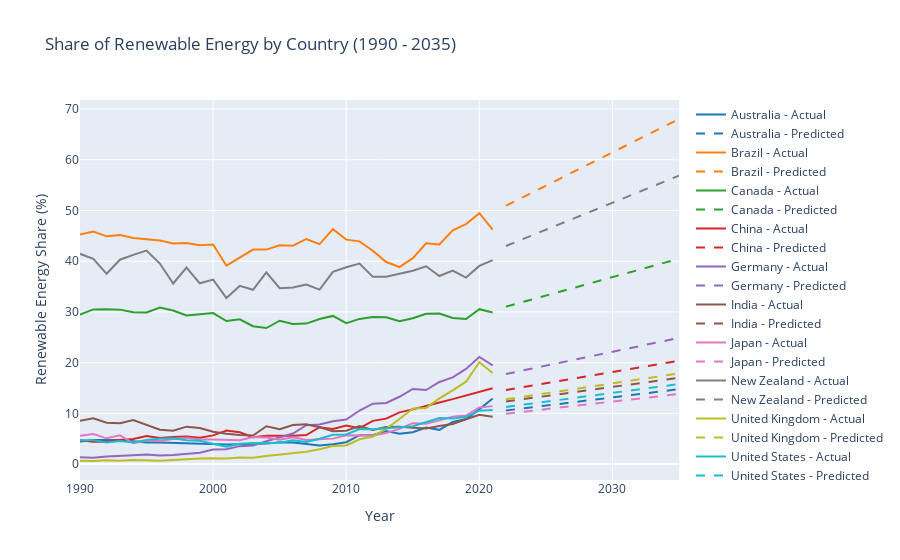

Notebook cell for this chart:
### Code cell
fig = go.Figure()
color_list = ['#1f77b4',  # blue (AUS)
              '#ff7f0e',  # orange (BRA)
              '#2ca02c',  # green (CAN)
              '#d62728',  # red (CHN)
              '#9467bd',  # purple (DEU)
              '#8c564b',  # brown (IND)
              '#e377c2',  # pink (JPN)
              '#7f7f7f',  # gray (NZL)
              '#bcbd22',  # yellow-green (GBR)
              '#17becf'   # teal (USA)
              ]

for i, country in enumerate(countries):
    data_country = green_pred[(green_pred['country'] == country) &
                              (green_pred['year'] >= 1990) &
                              (green_pred['year'] <= 2021) &
                              (green_pred['iso_code'].notnull())]
    actual_values = data_country['renewables_share_energy'].values
    predicted_values = nnet_preds_dict[country]

    fig.add_trace(go.Scatter(x=data_country['year'], y=actual_values, 
                             mode='lines', name=f"{country} - Actual", 
                             line=dict(color=color_list[i % len(color_list)])))

    prediction_years = list(range(2022, 2036))  # Assuming predictions are from 2022 to 2035
    fig.add_trace(go.Scatter(x=prediction_years, y=predicted_values, 
                             mode='lines', name=f"{country} - Predicted",
                             line=dict(color=color_list[i % len(color_list)], dash='dash')))

fig.update_layout(title="Share of Renewable Energy by Country (1990 - 2035)",
                  xaxis_title="Year",
                  yaxis_title="Renewable Energy Share (%)")
fig.show()
